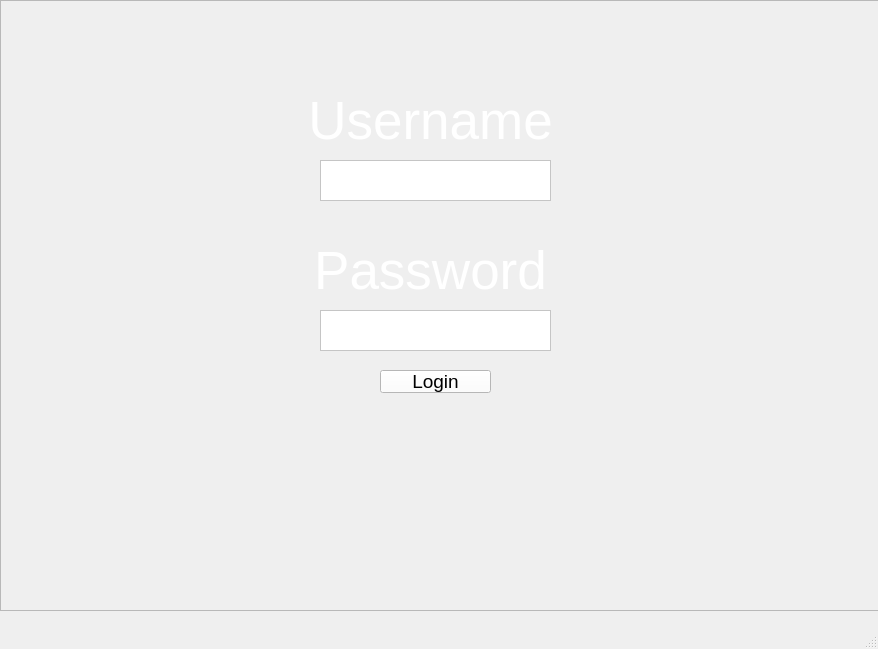
<?xml version="1.0" encoding="UTF-8"?>
<ui version="4.0">
 <class>MainWindow</class>
 <widget class="QMainWindow" name="MainWindow">
  <property name="geometry">
   <rect>
    <x>0</x>
    <y>0</y>
    <width>878</width>
    <height>649</height>
   </rect>
  </property>
  <property name="maximumSize">
   <size>
    <width>879</width>
    <height>649</height>
   </size>
  </property>
  <property name="windowTitle">
   <string>MainWindow</string>
  </property>
  <property name="styleSheet">
   <string notr="true"/>
  </property>
  <property name="iconSize">
   <size>
    <width>1080</width>
    <height>720</height>
   </size>
  </property>
  <property name="toolButtonStyle">
   <enum>Qt::ToolButtonIconOnly</enum>
  </property>
  <property name="dockOptions">
   <set>QMainWindow::AllowTabbedDocks|QMainWindow::AnimatedDocks</set>
  </property>
  <property name="unifiedTitleAndToolBarOnMac">
   <bool>false</bool>
  </property>
  <widget class="QWidget" name="centralwidget">
   <widget class="QLabel" name="label_3">
    <property name="geometry">
     <rect>
      <x>0</x>
      <y>-20</y>
      <width>881</width>
      <height>641</height>
     </rect>
    </property>
    <property name="styleSheet">
     <string notr="true">background-image: url(:/newPrefix/istockphoto-874402896-612x612.jpg);</string>
    </property>
    <property name="text">
     <string/>
    </property>
   </widget>
   <widget class="QFrame" name="frame">
    <property name="geometry">
     <rect>
      <x>0</x>
      <y>0</y>
      <width>881</width>
      <height>611</height>
     </rect>
    </property>
    <property name="frameShape">
     <enum>QFrame::StyledPanel</enum>
    </property>
    <property name="frameShadow">
     <enum>QFrame::Raised</enum>
    </property>
    <widget class="QLabel" name="label_2">
     <property name="geometry">
      <rect>
       <x>310</x>
       <y>240</y>
       <width>241</width>
       <height>61</height>
      </rect>
     </property>
     <property name="font">
      <font>
       <pointsize>40</pointsize>
      </font>
     </property>
     <property name="styleSheet">
      <string notr="true">color: rgb(255, 255, 255);
</string>
     </property>
     <property name="text">
      <string>Password</string>
     </property>
     <property name="alignment">
      <set>Qt::AlignCenter</set>
     </property>
    </widget>
    <widget class="QPushButton" name="pushButton">
     <property name="geometry">
      <rect>
       <x>380</x>
       <y>370</y>
       <width>111</width>
       <height>23</height>
      </rect>
     </property>
     <property name="font">
      <font>
       <pointsize>14</pointsize>
      </font>
     </property>
     <property name="styleSheet">
      <string notr="true">background-color: rgb(255, 255, 255);</string>
     </property>
     <property name="text">
      <string>Login</string>
     </property>
    </widget>
    <widget class="QPlainTextEdit" name="plainTextEdit_2">
     <property name="geometry">
      <rect>
       <x>320</x>
       <y>310</y>
       <width>231</width>
       <height>41</height>
      </rect>
     </property>
     <property name="font">
      <font>
       <pointsize>14</pointsize>
      </font>
     </property>
     <property name="styleSheet">
      <string notr="true">background-color: rgb(255, 255, 255);</string>
     </property>
    </widget>
    <widget class="QPlainTextEdit" name="plainTextEdit">
     <property name="geometry">
      <rect>
       <x>320</x>
       <y>160</y>
       <width>231</width>
       <height>41</height>
      </rect>
     </property>
     <property name="font">
      <font>
       <pointsize>14</pointsize>
      </font>
     </property>
     <property name="styleSheet">
      <string notr="true">background-color: rgb(255, 255, 255);
</string>
     </property>
    </widget>
    <widget class="QLabel" name="label">
     <property name="geometry">
      <rect>
       <x>310</x>
       <y>90</y>
       <width>241</width>
       <height>61</height>
      </rect>
     </property>
     <property name="font">
      <font>
       <pointsize>40</pointsize>
      </font>
     </property>
     <property name="styleSheet">
      <string notr="true">color: rgb(255, 255, 255);
</string>
     </property>
     <property name="text">
      <string>Username</string>
     </property>
     <property name="alignment">
      <set>Qt::AlignCenter</set>
     </property>
    </widget>
    <widget class="QLabel" name="label_4">
     <property name="geometry">
      <rect>
       <x>700</x>
       <y>460</y>
       <width>171</width>
       <height>151</height>
      </rect>
     </property>
     <property name="styleSheet">
      <string notr="true">background-image: url(:/newPrefix/Εικόνα1.gif);</string>
     </property>
     <property name="text">
      <string/>
     </property>
     <property name="pixmap">
      <pixmap resource="../Qt designer/rr.qrc">:/newPrefix/Εικόνα1.gif</pixmap>
     </property>
     <property name="scaledContents">
      <bool>true</bool>
     </property>
    </widget>
   </widget>
  </widget>
  <widget class="QMenuBar" name="menubar">
   <property name="geometry">
    <rect>
     <x>0</x>
     <y>0</y>
     <width>878</width>
     <height>21</height>
    </rect>
   </property>
  </widget>
  <widget class="QStatusBar" name="statusbar"/>
 </widget>
 <resources>
  <include location="../Qt designer/rr.qrc"/>
  <include location="../Qt designer/rr.qrc"/>
  <include location="../../Qt designer/rr.qrc"/>
 </resources>
 <connections/>
</ui>
